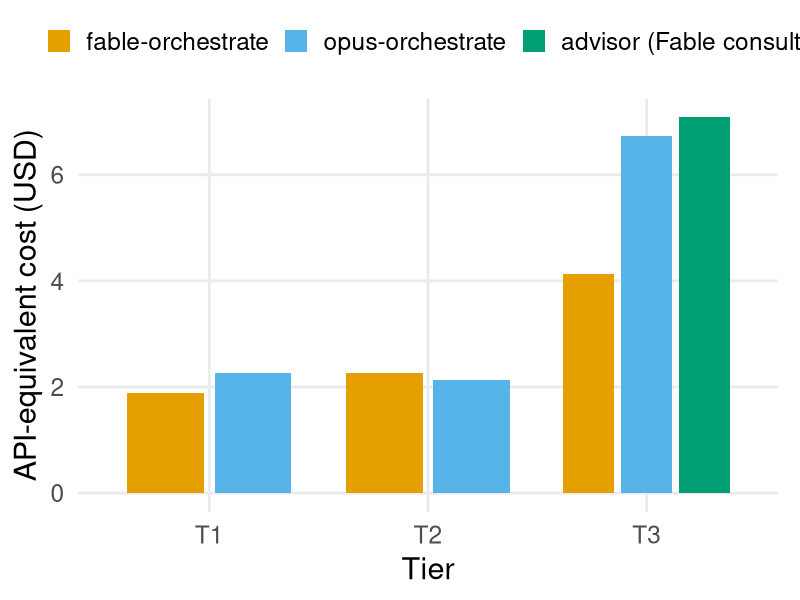
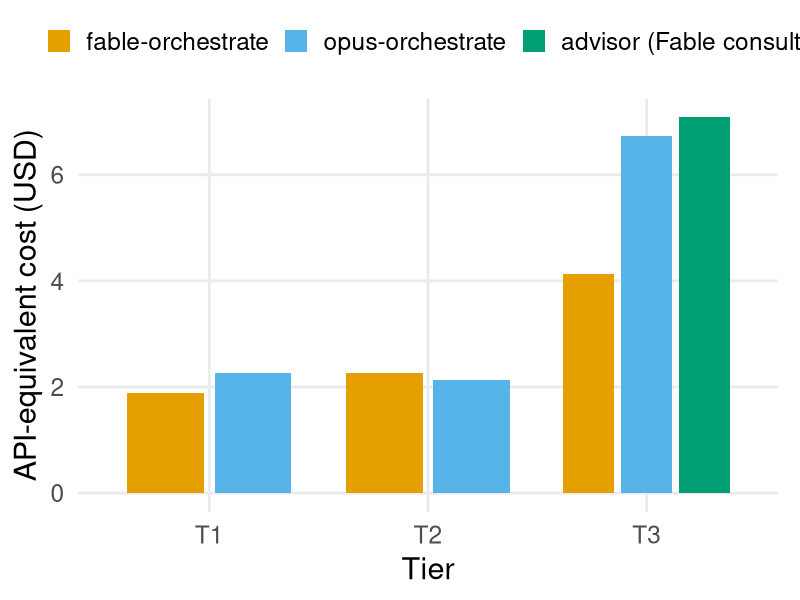
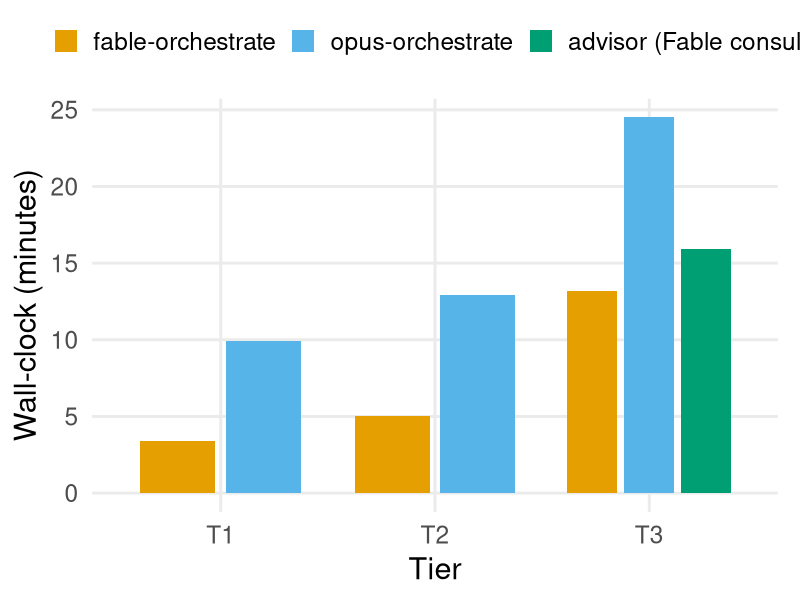
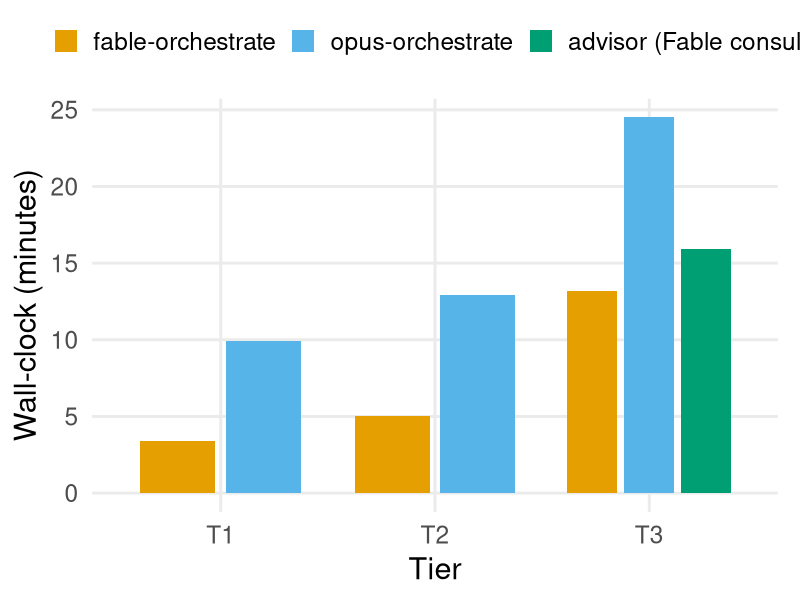
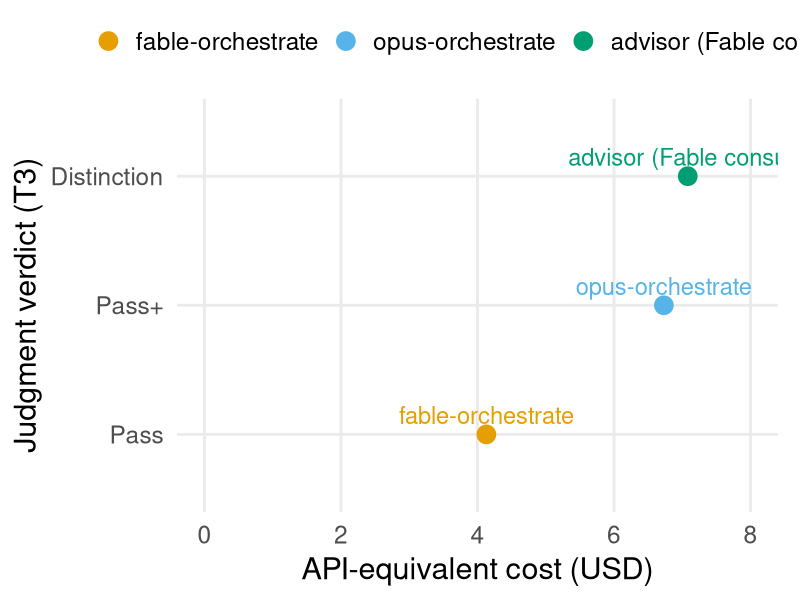
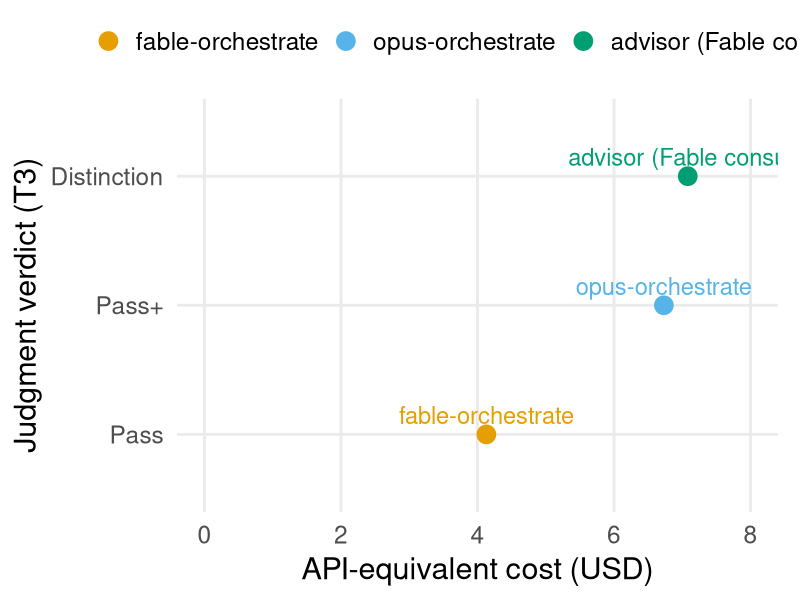

Write the R code that produced these figures, in order.
#!/usr/bin/env Rscript
# Orchestration Lab demo — efficiency charts (Anthropic arms only)
# Produces: eff-cost.png, eff-time.png, eff-quality.png
# Outputs copied to both analysis/figures/ and docs/assets/orchestration-lab/

suppressPackageStartupMessages({
  library(ggplot2)
})

# ---- Okabe-Ito palette (consistent across all charts) ----
pal <- c(
  "fable-orchestrate" = "#E69F00",
  "opus-orchestrate"  = "#56B4E9",
  "advisor (Fable consult)" = "#009E73"
)

mode_levels <- c("fable-orchestrate", "opus-orchestrate", "advisor (Fable consult)")

# ---- shared theme ----
theme_demo <- theme_minimal(base_size = 22) +
  theme(
    legend.position = "top",
    legend.title = element_blank(),
    panel.grid.minor = element_blank(),
    plot.margin = margin(10, 16, 10, 10)
  )

# ---- data (captured-run numbers) ----
df <- data.frame(
  mode = c(
    "fable-orchestrate", "fable-orchestrate", "fable-orchestrate",
    "opus-orchestrate", "opus-orchestrate", "opus-orchestrate",
    "advisor (Fable consult)"
  ),
  tier = c("T1", "T2", "T3", "T1", "T2", "T3", "T3"),
  cost_usd = c(1.88, 2.27, 4.13, 2.26, 2.14, 6.73, 7.08),
  minutes = c(3.4, 5.0, 13.2, 9.9, 12.9, 24.5, 15.9),
  out_tokens = c(5100, 8000, 12700, 25800, 35800, 84800, 45500),
  verdict = c("Pass", "Pass", "Pass", "Pass", "Pass", "Pass+", "Distinction"),
  stringsAsFactors = FALSE
)

df$mode <- factor(df$mode, levels = mode_levels)
df$tier <- factor(df$tier, levels = c("T1", "T2", "T3"))

out_dirs <- c(
  "/Users/scdenney/Documents/github/resources/ai-for-research/demos/orchestration-lab/analysis/figures",
  "/Users/scdenney/Documents/github/resources/ai-for-research/docs/assets/orchestration-lab"
)
for (d in out_dirs) dir.create(d, recursive = TRUE, showWarnings = FALSE)

save_png <- function(plot, filename, width_px = 2400, height_px = 1500, dpi = 300) {
  for (d in out_dirs) {
    ggsave(
      filename = file.path(d, filename),
      plot = plot,
      width = width_px / dpi,
      height = height_px / dpi,
      dpi = dpi,
      units = "in"
    )
  }
}

# ---- Chart 1: cost by tier, grouped bars ----
p_cost <- ggplot(df, aes(x = tier, y = cost_usd, fill = mode)) +
  geom_col(position = position_dodge(width = 0.8), width = 0.7) +
  scale_fill_manual(values = pal, breaks = mode_levels) +
  labs(x = "Tier", y = "API-equivalent cost (USD)") +
  theme_demo

save_png(p_cost, "eff-cost.png")

# ---- Chart 2: wall-clock minutes by tier, grouped bars ----
p_time <- ggplot(df, aes(x = tier, y = minutes, fill = mode)) +
  geom_col(position = position_dodge(width = 0.8), width = 0.7) +
  scale_fill_manual(values = pal, breaks = mode_levels) +
  labs(x = "Tier", y = "Wall-clock (minutes)") +
  theme_demo

save_png(p_time, "eff-time.png")

# ---- Chart 3: T3 only, cost vs. verdict, ordered factor ----
df_t3 <- subset(df, tier == "T3")
df_t3$verdict <- factor(df_t3$verdict, levels = c("Pass", "Pass+", "Distinction"), ordered = TRUE)

p_quality <- ggplot(df_t3, aes(x = cost_usd, y = verdict, color = mode)) +
  geom_point(size = 6) +
  geom_text(aes(label = mode), nudge_y = 0.15, size = 6, show.legend = FALSE) +
  scale_color_manual(values = pal, breaks = mode_levels) +
  scale_x_continuous(limits = c(0, 8)) +
  labs(x = "API-equivalent cost (USD)", y = "Judgment verdict (T3)") +
  theme_demo

save_png(p_quality, "eff-quality.png")

cat("Done.\n")
